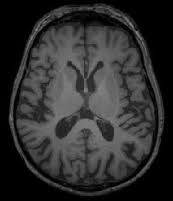
#> input picture data/TRAIN/NO/9 no.jpg, 173 x 201 px, found by its file name
$ jupyter execute --allow-errors 'VGG and Inception_v3.ipynb'   (shell and % lines are left out)
#> lines starting #> are read from the running program, lines starting #| are printed output that depends on the picture; after the words box and inside, x2 and y2 are one past the last pixel; in counts of white or black regions, pixels touching at a corner belong together; pictures that were not available may be replaced by others from this repository, and a replacement may not be noted
[cell 1]
from google.colab import drive
drive.mount('/content/drive')

[cell 2]
# !unzip "/content/drive/MyDrive/Colab Notebooks/brain tumor detection/archive.zip" -d "/content/drive/MyDrive/Colab Notebooks/brain tumor detection/data"

[cell 3]
from IPython.display import clear_output
import imutils
clear_output()
# import tensorflow as tf
from tensorflow.keras.applications.vgg19 import VGG19,preprocess_input
from tensorflow.keras.applications.xception import Xception,preprocess_input
from tensorflow.keras.applications.inception_v3 import InceptionV3
from tensorflow.keras.applications import ResNet50

[cell 4]
import numpy as np
from tqdm import tqdm
import cv2
import os
import shutil
import itertools
import imutils
import matplotlib.pyplot as plt
from sklearn.preprocessing import LabelBinarizer
from sklearn.model_selection import train_test_split
from sklearn.metrics import accuracy_score, confusion_matrix

import plotly.graph_objs as go
from plotly.offline import init_notebook_mode, iplot
from plotly import tools

from tensorflow.keras.preprocessing.image import ImageDataGenerator
from tensorflow.keras.applications.vgg16 import VGG16, preprocess_input
from tensorflow.keras import layers
from tensorflow.keras.models import Model, Sequential
from tensorflow.keras.optimizers import Adam, RMSprop
from tensorflow.keras.callbacks import EarlyStopping
from tensorflow.keras.optimizers import Adam

init_notebook_mode(connected=True)
RANDOM_SEED = 123

[cell 5]
path = '/content/drive/MyDrive/Colab Notebooks/brain tumor detection/data'

[cell 6]
import os


os.mkdir(path+'/TRAIN')
os.mkdir(path+'/TEST')
os.mkdir(path+'/VAL')

os.mkdir(path+'/TRAIN/YES')
os.mkdir(path+'/TRAIN/NO')

os.mkdir(path+'/TEST/YES')
os.mkdir(path+"/TEST/NO")

os.mkdir(path+'/VAL/YES')
os.mkdir(path+'/VAL/NO')

[cell 7]
IMG_PATH = path +  '/brain_tumor_dataset/'
# split the data by train/val/test
for CLASS in os.listdir(IMG_PATH):
    print(CLASS)
    if not CLASS.startswith('.'):
        IMG_NUM = len(os.listdir(IMG_PATH + CLASS))
        print(IMG_NUM)
        for (n, FILE_NAME) in enumerate(os.listdir(IMG_PATH + CLASS)):
            img = IMG_PATH + CLASS + '/' + FILE_NAME
            if n < 5:
                shutil.copy(img, path +'/TEST/' + CLASS.upper() + '/' + FILE_NAME)
            elif n < 0.8*IMG_NUM:
                shutil.copy(img, path +'/TRAIN/'+ CLASS.upper() + '/' + FILE_NAME)
            else:
                shutil.copy(img, path +'/VAL/'+ CLASS.upper() + '/' + FILE_NAME)

[cell 8]
def load_data(dir_path, img_size=(100,100)):
    """
    Load resized images as np.arrays to workspace
    """
#> called with img_size = (224, 224)
    X = []
    y = []
    i = 0
    labels = dict()
    for path in tqdm(sorted(os.listdir(dir_path))):
        if not path.startswith('.'):
            labels[i] = path
            for file in os.listdir(dir_path + path):
                if not file.startswith('.'):
                    img = cv2.imread(dir_path + path + '/' + file)
#> img is the input picture: shape (201, 173, 3); min 0, max 139, mean 46.7
                    X.append(img)
                    y.append(i)
            i += 1
    X = np.array(X)
    y = np.array(y)
    print(f'{len(X)} images loaded from {dir_path} directory.')
#| 1 images loaded from /content/drive/MyDrive/Colab Notebooks/brain tumor detection/data/TRAIN/ directory.
    return X, y, labels

[cell 9]
# [28 lines left out: function plot_confusion_matrix, not called in this run]

[cell 10]
TRAIN_DIR = path + '/TRAIN/'
TEST_DIR = path +'/TEST/'
VAL_DIR = path + '/VAL/'
IMG_SIZE = (224,224)

# use predefined function to load the image data into workspace
X_train, y_train, labels = load_data(TRAIN_DIR, IMG_SIZE)
#> y_train = [0]; labels = {0: 'NO'}
#> (the rest of this cell did not finish here and is left out)

#> call 2 of load_data, with img_size = (224, 224)
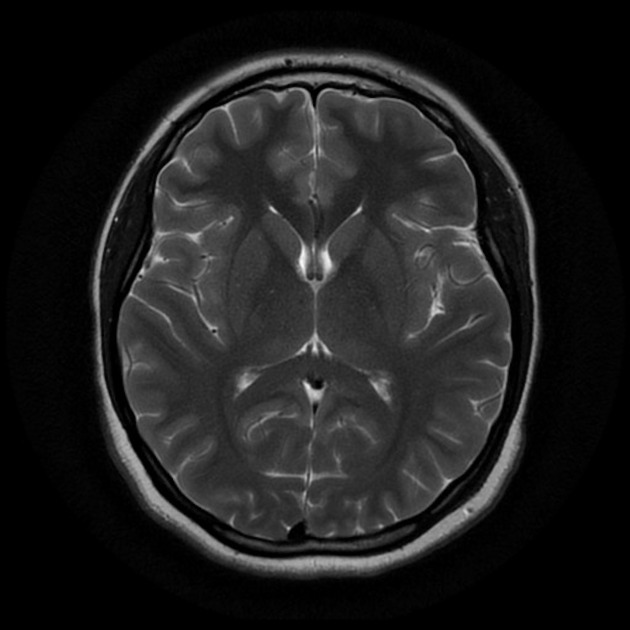
#> input picture data/TEST/NO/1 no.jpeg, 630 x 630 px, found by its file name
#> in load_data, img is the input picture: shape (630, 630, 3); min 0, max 248, mean 29.7
#> in load_data (call 2), `i += 1`: i = 1
X_val, y_val, _ = load_data(VAL_DIR, IMG_SIZE)

[cell 11]
y = dict()
y[0] = []
y[1] = []
#> (the rest of this cell did not finish here and is left out)

[cell 12]
def plot_samples(X, y, labels_dict, n=50):
    """
    Creates a gridplot for desired number of images (n) from the specified set
    """
#> called with X = array of shape (1, 201, 173, 3), y = array of shape (1,), n = 10
    for index in range(len(labels_dict)):
        imgs = X[np.argwhere(y == index)][:n]
        j = 10
        i = int(n/j)

        plt.figure(figsize=(15,6))
        c = 1
        for img in imgs:
            plt.subplot(i,j,c)
            plt.imshow(img[0])

            plt.xticks([])
            plt.yticks([])
            c += 1
        plt.suptitle('Tumor: {}'.format(labels_dict[index]))
        plt.show()
#> this loop made 1 pass
#> (j, i) on pass 1: (10, 1)

[cell 13]
plot_samples(X_train, y_train, labels, 10)
#> (the call stopped at in plot_samples, `plt.figure(figsize=(15,6))`: IPython is not available in this run)

[cell 14]
RATIO_LIST = []
#> (the rest of this cell did not finish here and is left out)

[cell 15]
# [31 lines left out: function crop_imgs, not called in this run]

[cell 16]
img = cv2.imread(path + '/brain_tumor_dataset/yes/Y108.jpg')
img = cv2.resize(
            img,
            dsize=IMG_SIZE,
            interpolation=cv2.INTER_CUBIC
        )
#> img: shape (224, 224, 3)
gray = cv2.cvtColor(img, cv2.COLOR_RGB2GRAY)
gray = cv2.GaussianBlur(gray, (5, 5), 0)
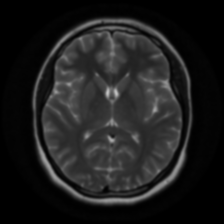
#> gray: shape (224, 224); min 0, max 193, mean 29.7

# threshold the image, then perform a series of erosions +
# dilations to remove any small regions of noise
thresh = cv2.threshold(gray, 45, 255, cv2.THRESH_BINARY)[1]
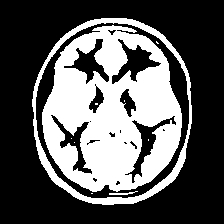
#> thresh: shape (224, 224); 35.1% white; 10 white regions (7 under 20 px), largest, box (x1, y1, x2, y2) and area: (42, 25, 182, 192) 14734, (32, 18, 192, 205) 2813, (109, 191, 138, 195) 52
thresh = cv2.erode(thresh, None, iterations=2)
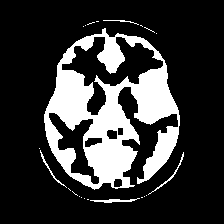
#> thresh: shape (224, 224); 21.3% white; 22 white regions (17 under 20 px), largest, box (x1, y1, x2, y2) and area: (44, 28, 180, 190) 10329, (90, 198, 140, 203) 112, (148, 152, 184, 195) 92, (40, 150, 67, 188) 77, (103, 20, 139, 25) 42
thresh = cv2.dilate(thresh, None, iterations=2)
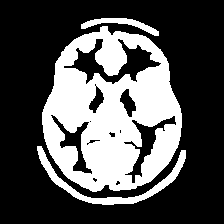
#> thresh: shape (224, 224); 32.2% white; 3 white regions

# find contours in thresholded image, then grab the largest one
cnts = cv2.findContours(thresh.copy(), cv2.RETR_EXTERNAL, cv2.CHAIN_APPROX_SIMPLE)
#> cnts = 3 contours; box (x1, y1, x2, y2) and area: (42, 26, 182, 192) 17598, (37, 146, 186, 205) 1132, (81, 18, 159, 36) 380
cnts = imutils.grab_contours(cnts)
c = max(cnts, key=cv2.contourArea)
#> c = contour of 222 points, box (x1, y1, x2, y2) (42, 26, 182, 192), area 17598

# find the extreme points
extLeft = tuple(c[c[:, :, 0].argmin()][0])
#> extLeft = (42, 112)
extRight = tuple(c[c[:, :, 0].argmax()][0])
#> extRight = (181, 127)
extTop = tuple(c[c[:, :, 1].argmin()][0])
#> extTop = (102, 26)
extBot = tuple(c[c[:, :, 1].argmax()][0])
#> extBot = (92, 191)

# add contour on the image
img_cnt = cv2.drawContours(img.copy(), [c], -1, (0, 255, 255), 4)
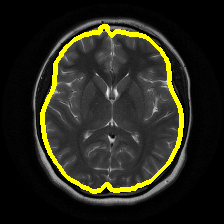
#> img_cnt: shape (224, 224, 3); mean B, G, R 27.3, 38.8, 38.8

# add extreme points
img_pnt = cv2.circle(img_cnt.copy(), extLeft, 8, (0, 0, 255), -1)
img_pnt = cv2.circle(img_pnt, extRight, 8, (0, 255, 0), -1)
img_pnt = cv2.circle(img_pnt, extTop, 8, (255, 0, 0), -1)
img_pnt = cv2.circle(img_pnt, extBot, 8, (255, 255, 0), -1)
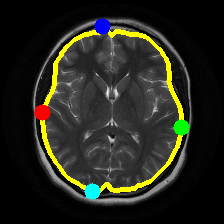
#> img_pnt: shape (224, 224, 3); mean B, G, R 28.9, 38.8, 37.8

# crop
ADD_PIXELS = 0
new_img = img[extTop[1]-ADD_PIXELS:extBot[1]+ADD_PIXELS, extLeft[0]-ADD_PIXELS:extRight[0]+ADD_PIXELS].copy()
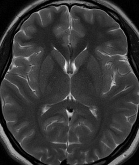
#> new_img: shape (165, 139, 3); min 0, max 246, mean 55.4

[cell 17]
plt.figure(figsize=(15,6))
#> (this line was passed over: IPython is not available in this run)
plt.subplot(141)
#> (this line was passed over: IPython is not available in this run)
plt.imshow(img)
#> (this line was passed over: IPython is not available in this run)
plt.xticks([])
#> (this line was passed over: IPython is not available in this run)
plt.yticks([])
#> (this line was passed over: IPython is not available in this run)
plt.title('Step 1. Get the original image')
#> (this line was passed over: IPython is not available in this run)
